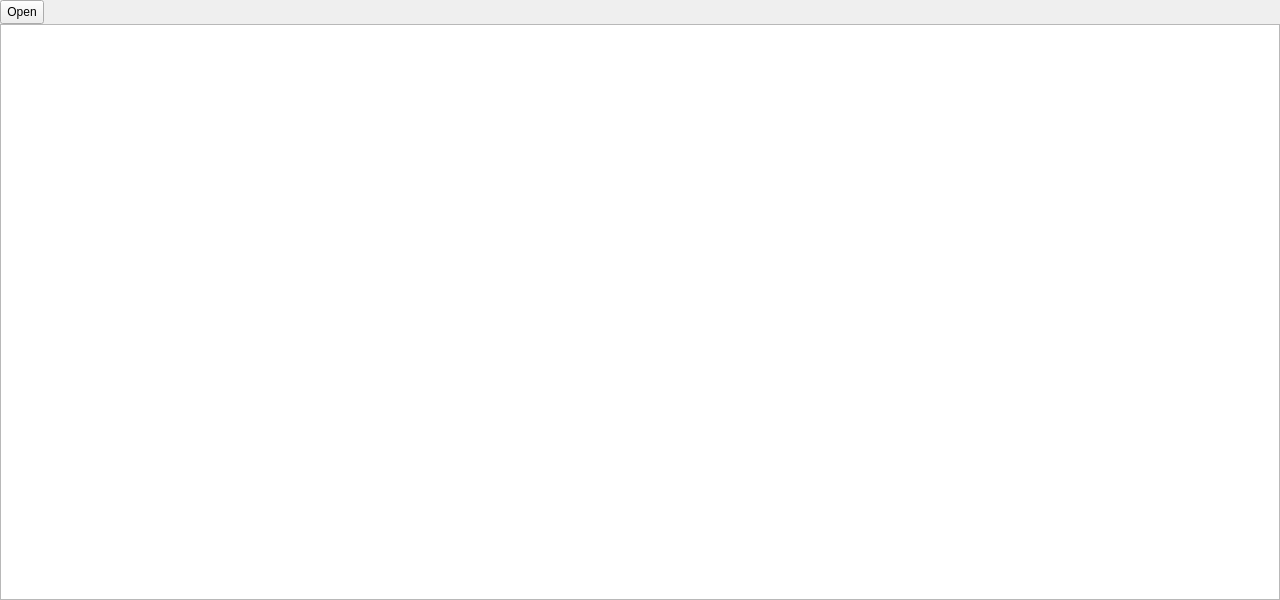
<?xml version="1.0" encoding="UTF-8"?>
<ui version="4.0">
 <class>MainWindow</class>
 <widget class="QMainWindow" name="MainWindow">
  <property name="geometry">
   <rect>
    <x>0</x>
    <y>0</y>
    <width>1280</width>
    <height>600</height>
   </rect>
  </property>
  <property name="windowTitle">
   <string>Estlcam Werkzeuge</string>
  </property>
  <widget class="QWidget" name="centralwidget">
   <layout class="QVBoxLayout" name="verticalLayout">
    <property name="spacing">
     <number>0</number>
    </property>
    <property name="leftMargin">
     <number>0</number>
    </property>
    <property name="topMargin">
     <number>0</number>
    </property>
    <property name="rightMargin">
     <number>0</number>
    </property>
    <property name="bottomMargin">
     <number>0</number>
    </property>
    <item>
     <layout class="QHBoxLayout" name="horizontalLayout">
      <item>
       <widget class="QToolButton" name="toolButton">
        <property name="minimumSize">
         <size>
          <width>0</width>
          <height>24</height>
         </size>
        </property>
        <property name="maximumSize">
         <size>
          <width>16777215</width>
          <height>24</height>
         </size>
        </property>
        <property name="text">
         <string>Open</string>
        </property>
       </widget>
      </item>
      <item>
       <spacer name="horizontalSpacer">
        <property name="orientation">
         <enum>Qt::Horizontal</enum>
        </property>
        <property name="sizeHint" stdset="0">
         <size>
          <width>40</width>
          <height>20</height>
         </size>
        </property>
       </spacer>
      </item>
     </layout>
    </item>
    <item>
     <widget class="QTableView" name="tableView">
      <property name="alternatingRowColors">
       <bool>true</bool>
      </property>
      <property name="selectionMode">
       <enum>QAbstractItemView::SingleSelection</enum>
      </property>
      <property name="selectionBehavior">
       <enum>QAbstractItemView::SelectRows</enum>
      </property>
      <property name="horizontalScrollMode">
       <enum>QAbstractItemView::ScrollPerPixel</enum>
      </property>
      <property name="sortingEnabled">
       <bool>true</bool>
      </property>
      <attribute name="horizontalHeaderStretchLastSection">
       <bool>true</bool>
      </attribute>
      <attribute name="verticalHeaderVisible">
       <bool>false</bool>
      </attribute>
     </widget>
    </item>
   </layout>
  </widget>
 </widget>
 <resources/>
 <connections/>
</ui>
